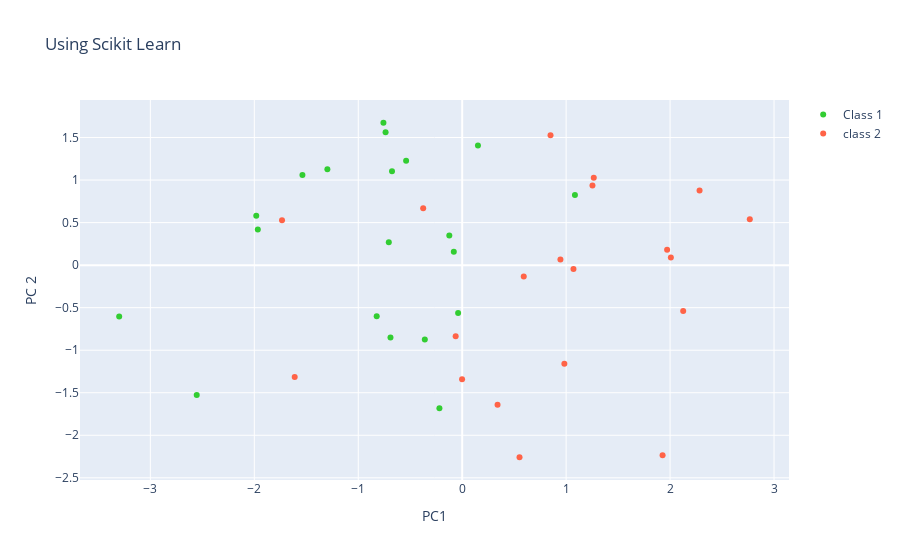

Notebook code for this chart:
### Code cell
#Let's compare our result with that of sklearn library
from sklearn.decomposition import PCA as sklearnPCA
sklearn_pca = sklearnPCA(n_components=2)
sklearn_transf = sklearn_pca.fit_transform(Merged.T)
print('PCA components - i.e(Eigen Vectors)  :\n',sklearn_pca.components_)
print('Explained Variance i.e(Eigen values) :\n ',sklearn_pca.explained_variance_)
print('Mean :\n',sklearn_pca.mean_)
#Eigen vectors can be positive / negative
sklearn_transf = sklearn_transf * (-1)
s3 = go.Scatter(x=sklearn_transf[0:20,0],y=sklearn_transf[0:20,1],mode='markers',marker=dict(size=6,symbol="circle",color='limegreen'),name = 'Class 1')
s4 = go.Scatter(x=sklearn_transf[20:40,0],y=sklearn_transf[20:40,1],mode='markers',marker=dict(size=6,symbol="circle",color='tomato'),name='class 2')
data_pca = [s3,s4]
fig = go.Figure(data=data_pca)
fig.update_layout(title="Using Scikit Learn", xaxis_title="PC1",yaxis_title="PC 2",)
fig.show()
# visualize the results

### Figure 1 — Plotly figure (JSON) as saved in the notebook; plotly's stock layout.template omitted (floating-point values rounded to 4 significant figures)
{"data": [{"marker": {"color": "limegreen", "size": 6, "symbol": "circle"}, "mode": "markers", "name": "Class 1", "type": "scatter", "x": [-0.7371, -3.3, -0.8225, 0.1517, -2.554, -0.3596, -1.537, -1.981, -0.124, -0.7062, -0.08075, -0.7578, -1.966, -0.03921, -0.6753, -0.5396, -0.2192, -0.6899, 1.085, -1.297], "y": [1.561, -0.6031, -0.6005, 1.407, -1.527, -0.8731, 1.06, 0.582, 0.3477, 0.2686, 0.157, 1.674, 0.419, -0.5636, 1.102, 1.228, -1.681, -0.8511, 0.8255, 1.126]}, {"marker": {"color": "tomato", "size": 6, "symbol": "circle"}, "mode": "markers", "name": "class 2", "type": "scatter", "x": [0.3401, 0.5516, 1.07, 0.8497, 2.126, 1.928, -0.001088, 0.9829, -0.3753, -1.611, 0.5921, 2.284, 2.767, 1.266, -0.06284, 2.007, -1.733, 1.253, 1.971, 0.9449], "y": [-1.642, -2.258, -0.04678, 1.527, -0.5384, -2.234, -1.341, -1.158, 0.6676, -1.314, -0.1336, 0.8783, 0.5407, 1.026, -0.8345, 0.08916, 0.5291, 0.936, 0.1816, 0.06751]}], "layout": {"title": {"text": "Using Scikit Learn"}, "xaxis": {"title": {"text": "PC1"}}, "yaxis": {"title": {"text": "PC 2"}}}}
